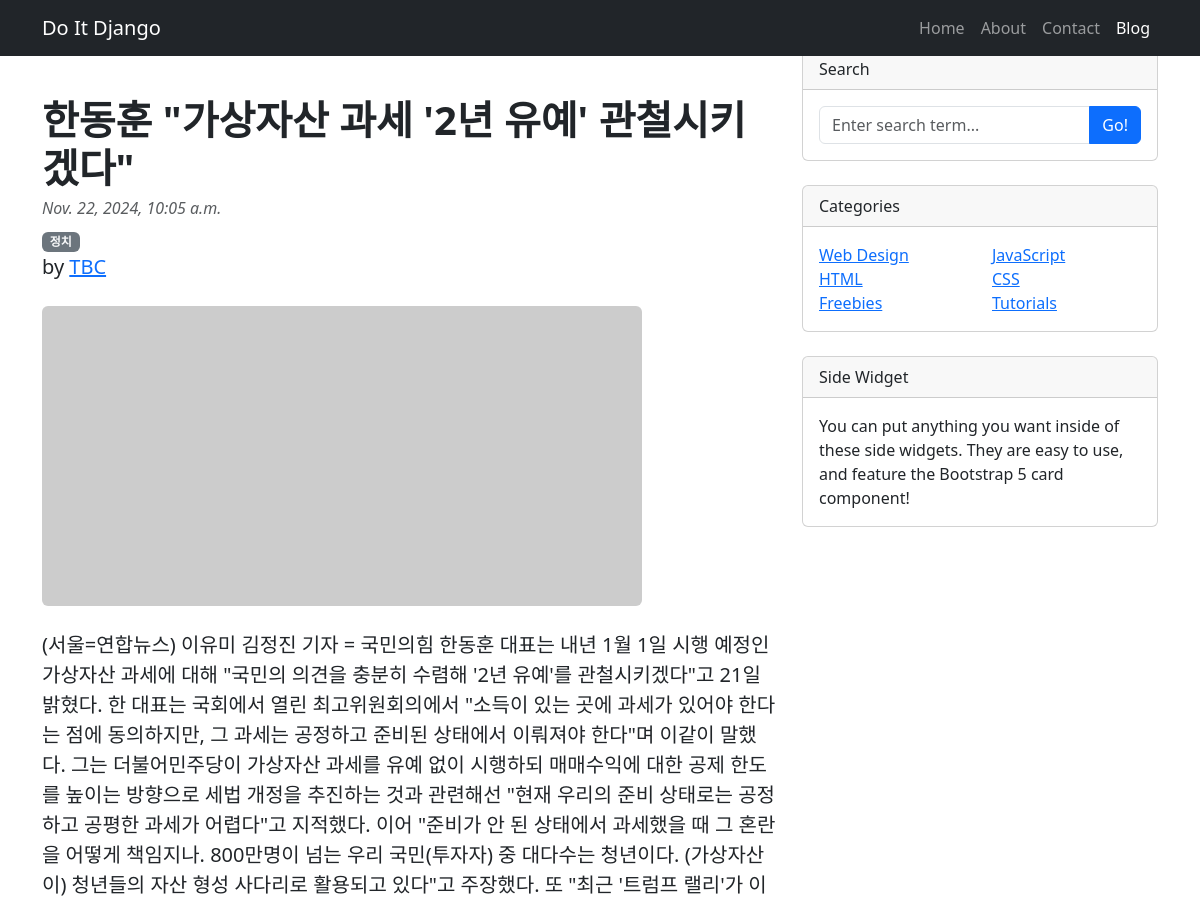
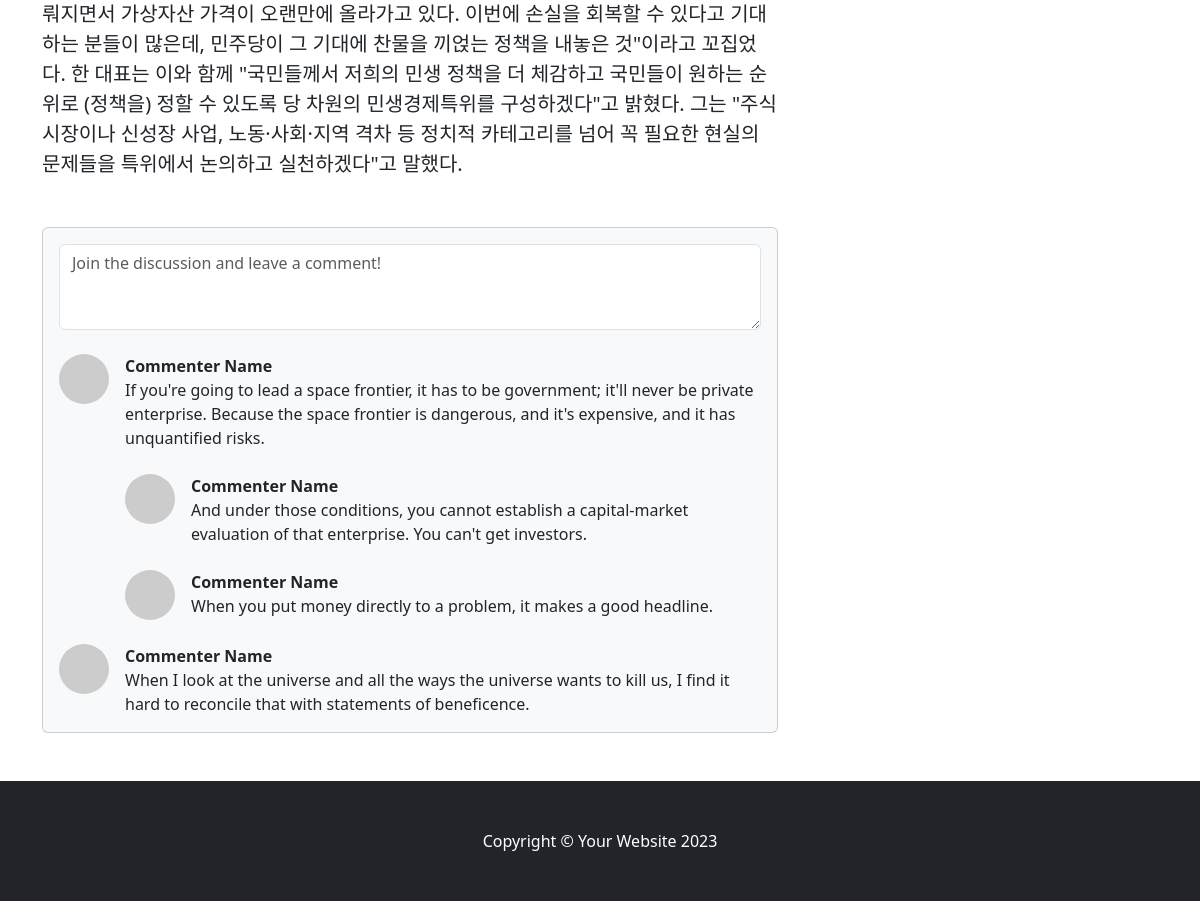
Page /blog/3 on the committed database (2 pictures, top to bottom).
### blog/models.py (models this page shows, shortened)
class Post(models.Model):
    title = models.CharField(max_length=30)
    hook_text = models.CharField(max_length=100, blank=True)
    content = models.TextField()
    head_image = models.ImageField(upload_to='images/%Y/%m/%d/', blank=True)
    file_upload = models.FileField(upload_to='files/%Y/%m/%d/', blank=True)
    created_at = models.DateTimeField(auto_now_add=True)
    updated_at = models.DateTimeField(auto_now=True)

### blog/views.py (the view)
# urls.py: path("<int:pk>", views.PostDetail.as_view()),
class PostDetail(DetailView):
    model = Post

### blog/templates/blog/post_detail.html (shortened to what this page needs)
<!DOCTYPE html>
{% load static %}
<html lang="en">
    <head>
        <link rel="stylesheet" href="{% static 'blog/bootstrap/bootstrap.min.css' %}" media="screen">
        <link rel="stylesheet" href="{% static 'blog/css/styles.css' %}" media="screen">
      </head>
    <body>
        <nav class="navbar navbar-expand-lg navbar-dark bg-dark fixed-top">
            <div class="container">
                <a class="navbar-brand" href="#!">Do It Django</a>
                <div class="collapse navbar-collapse" id="navbarSupportedContent">
                    <ul class="navbar-nav ms-auto mb-2 mb-lg-0">
                        <li class="nav-item"><a class="nav-link" href="#">Home</a></li>
                        <li class="nav-item"><a class="nav-link" href="#!">About</a></li>
                        <li class="nav-item"><a class="nav-link" href="#!">Contact</a></li>
                        <li class="nav-item"><a class="nav-link active" aria-current="page" href="#">Blog</a></li>
                    </ul>
                </div>
            </div>
        </nav>
        <div class="container mt-5">
            <div class="row">
                <div class="col-lg-8">
                    <article>
                        <header class="mb-4">
                            <h1 class="fw-bolder mb-1 mt-5">{{ post.title }}</h1>
                            <div class="text-muted fst-italic mb-2">{{ post.created_at }}</div>
                            <a class="badge bg-secondary text-decoration-none link-light" href="#!"> 정치 </a>
                            <p class="lead"> by <a href="#"> TBC</a></p>
                        </header>
                        {% if post.head_image %}
                        <figure class="mb-4"><img class="img-fluid rounded" src="{{post.head_image}}" alt="..." /></figure>
                        {% else %}
                        <figure class="mb-4"><img class="img-fluid rounded" src="https://picsum.photos/seed/{{post.id}}/600/300" alt="..." /></figure>
                        {% endif %}
                        <section class="mb-5">
                            <p class="fs-5 mb-4"> {{post.content}} </p>
                        </section>
                    </article>
                    <section class="mb-5 mt-3">
                        <div class="card bg-light">
                            <div class="card-body">
                                <form class="mb-4"><textarea class="form-control" rows="3" placeholder="Join the discussion and leave a comment!"></textarea></form>
                                <div class="d-flex mb-4">
                                    <div class="flex-shrink-0"><img class="rounded-circle" src="https://dummyimage.com/50x50/ced4da/6c757d.jpg" alt="..." /></div>
                                    <div class="ms-3">
                                        <div class="fw-bold">Commenter Name</div>
                                        If you're going to lead a space frontier, it has to be government; it'll never be private enterprise. Because the space frontier is dangerous, and it's expensive, and it has unquantified risks.
                                        <div class="d-flex mt-4">
                                            <div class="flex-shrink-0"><img class="rounded-circle" src="https://dummyimage.com/50x50/ced4da/6c757d.jpg" alt="..." /></div>
                                            <div class="ms-3">
                                                <div class="fw-bold">Commenter Name</div>
                                                And under those conditions, you cannot establish a capital-market evaluation of that enterprise. You can't get investors.
                                            </div>
                                        </div>
                                        <div class="d-flex mt-4">
                                            <div class="flex-shrink-0"><img class="rounded-circle" src="https://dummyimage.com/50x50/ced4da/6c757d.jpg" alt="..." /></div>
                                            <div class="ms-3">
                                                <div class="fw-bold">Commenter Name</div>
                                                When you put money directly to a problem, it makes a good headline.
                                            </div>
                                        </div>
                                    </div>
                                </div>
                                <div class="d-flex">
                                    <div class="flex-shrink-0"><img class="rounded-circle" src="https://dummyimage.com/50x50/ced4da/6c757d.jpg" alt="..." /></div>
                                    <div class="ms-3">
                                        <div class="fw-bold">Commenter Name</div>
                                        When I look at the universe and all the ways the universe wants to kill us, I find it hard to reconcile that with statements of beneficence.
                                    </div>
                                </div>
                            </div>
                        </div>
                    </section>
                </div>
                <div class="col-lg-4">
                    <div class="card mb-4">
                        <div class="card-header">Search</div>
                        <div class="card-body">
                            <div class="input-group">
                                <input class="form-control" type="text" placeholder="Enter search term..." aria-label="Enter search term..." aria-describedby="button-search" />
                                <button class="btn btn-primary" id="button-search" type="button">Go!</button>
                            </div>
                        </div>
                    </div>
                    <div class="card mb-4">
                        <div class="card-header">Categories</div>
                        <div class="card-body">
                            <div class="row">
                                <div class="col-sm-6">
                                    <ul class="list-unstyled mb-0">
                                        <li><a href="#!">Web Design</a></li>
                                        <li><a href="#!">HTML</a></li>
                                        <li><a href="#!">Freebies</a></li>
                                    </ul>
                                </div>
                                <div class="col-sm-6">
                                    <ul class="list-unstyled mb-0">
                                        <li><a href="#!">JavaScript</a></li>
                                        <li><a href="#!">CSS</a></li>
                                        <li><a href="#!">Tutorials</a></li>
                                    </ul>
                                </div>
                            </div>
                        </div>
                    </div>
                    <div class="card mb-4">
                        <div class="card-header">Side Widget</div>
                        <div class="card-body">You can put anything you want inside of these side widgets. They are easy to use, and feature the Bootstrap 5 card component!</div>
                    </div>
                </div>
            </div>
        </div>
        <footer class="py-5 bg-dark">
            <div class="container"><p class="m-0 text-center text-white">Copyright &copy; Your Website 2023</p></div>
        </footer>
        <link href="https://cdn.jsdelivr.net/npm/bootstrap@5.3.3/dist/css/bootstrap.min.css" rel="stylesheet">
    </body>
</html>

### rows in the picture
Post: title "한동훈 \"가상자산 과세 '2년 유예' 관철시키겠다\"", created_at "Nov. 22, 2024, 10:05 a.m.", content "(서울=연합뉴스) 이유미 김정진 기자 = 국민의힘 한동훈 대표는 내년 1월 1일 시행 예정인 가상자산 과세에 대해 \"국민의 의견을 충분히 수렴해 '2년 유예'를 관철시키겠다\"고 21일 밝혔다. 한 대표는 국회에서 열린 최고위원회의에서 \"소득이 있는 곳에 과세가 있어야 한다는 점에 동의하지만, 그 과세는 공정하고 준비된 상태에서 이뤄져야 한다\"며 이같이 말했다. 그는 더불어민주당이 가상자산 과세를 유예 없이 시행하되 매매수익에 대한 공제 한도를 높이는 방향으로 세법 개정을 추진하는 것과 관련해선 \"현재 우리의 준비 상태로는 공정하고 공평한 과세가 어렵다\"고 지적했다. 이어 \"준비가 안 된 상태에서 과세했을 때 그 혼란을 어떻게 책임지나. 800만명이 넘는 우리 국민(투자자) 중 대다수는 청년이다. (가상자산이) 청년들의 자산 형성 사다리로 활용되고 있다\"고 주장했다. 또 \"최근 '트럼프 랠리'가 이뤄지면서 가상자산 가격이 오랜만에 올라가고 있다. 이번에 손실을 회복할 수 있다고 기대하는 분들이 많은데, 민주당이 그 기대에 찬물을 끼얹는 정책을 내놓은 것\"이라고 꼬집었다. 한 대표는 이와 함께 \"국민들께서 저희의 민생 정책을 더 체감하고 국민들이 원하는 순위로 (정책을) 정할 수 있도록 당 차원의 민생경제특위를 구성하겠다\"고 밝혔다. 그는 \"주식시장이나 신성장 사업, 노동·사회·지역 격차 등 정치적 카테고리를 넘어 꼭 필요한 현실의…"
